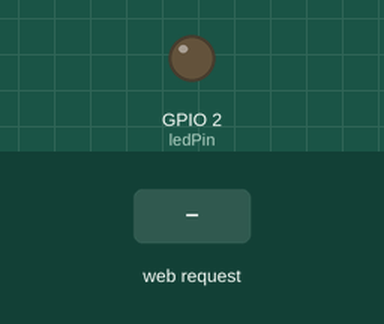
Bench run of a sketch on a simulated ESP32. On the bench: output pins drawn as LEDs (lit = HIGH). The inputs (shaded band) are chosen by the test bench. WiFi joins after 1.5 s; servers stay silent unless stated; what the sketch prints to the serial monitor is not drawn.

Above: at 2.7 s.
2.8 s: HTTP request GET /on received
At 3.5 s:
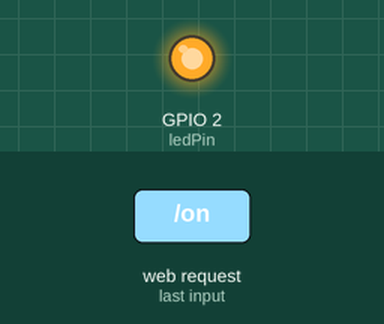
4.3 s: HTTP request GET /off received
At 4.7 s:
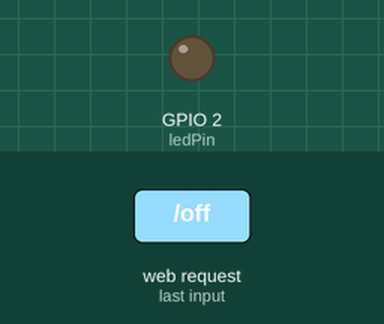
5.8 s: HTTP request GET /toggle received
At 7.0 s:
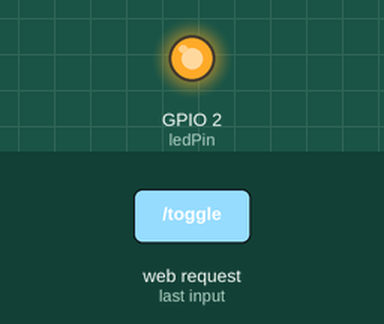
Timing chart, 0 to 8.8 s (numbered marks = the images above; inputs shaded):
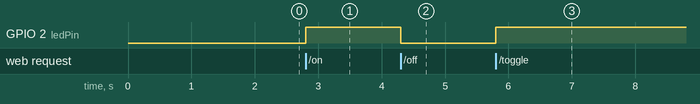

Measured:
- after the input at 2.8 s, GPIO 2 (ledPin): LOW → HIGH at once
- after the input at 4.3 s, GPIO 2 (ledPin): HIGH → LOW at once
- after the input at 5.8 s, GPIO 2 (ledPin): LOW → HIGH at once

The sketch:

Web_switch.ino
```cpp
#include <WiFi.h>
#include <WebServer.h>

// Replace with your WiFi credentials
const char* ssid = "WIFI_NAME";
const char* password = "WIFI_PASSWORD";

WebServer server(80);

// GPIO pin
const int ledPin = 2;
bool pinState = false;

// HTML Webpage
String webpage = R"rawliteral(
<!DOCTYPE html>
<html>
<head>
    <title>ESP32 WiFi Switch</title>
    <style>
        body { text-align: center; font-family: Arial; margin-top: 50px; }
        button {
            padding: 15px 30px;
            font-size: 20px;
            margin: 10px;
            border: none;
            border-radius: 10px;
            cursor: pointer;
        }
        .on { background-color: green; color: white; }
        .off { background-color: red; color: white; }
        .toggle { background-color: blue; color: white; }
    </style>
</head>
<body>
    <h1>ESP32 WiFi Switch</h1>
    <button class="on" onclick="fetch('/on')">ON</button>
    <button class="off" onclick="fetch('/off')">OFF</button>
    <button class="toggle" onclick="fetch('/toggle')">TOGGLE</button>
</body>
</html>
)rawliteral";

// Handlers
void handleRoot() {
    server.send(200, "text/html", webpage);
}

void handleOn() {
    digitalWrite(ledPin, HIGH);
    pinState = true;
    server.send(200, "text/plain", "ON");
}

void handleOff() {
    digitalWrite(ledPin, LOW);
    pinState = false;
    server.send(200, "text/plain", "OFF");
}

void handleToggle() {
    pinState = !pinState;
    digitalWrite(ledPin, pinState);
    server.send(200, "text/plain", "TOGGLED");
}

void setup() {
    Serial.begin(115200);
    pinMode(ledPin, OUTPUT);

    WiFi.begin(ssid, password);
    Serial.print("Connecting to WiFi");

    while (WiFi.status() != WL_CONNECTED) {
        delay(500);
        Serial.print(".");
    }

    Serial.println("\nConnected!");
    Serial.print("IP Address: ");
    Serial.println(WiFi.localIP());

    server.on("/", handleRoot);
    server.on("/on", handleOn);
    server.on("/off", handleOff);
    server.on("/toggle", handleToggle);

    server.begin();
}

void loop() {
    server.handleClient();
}
```
